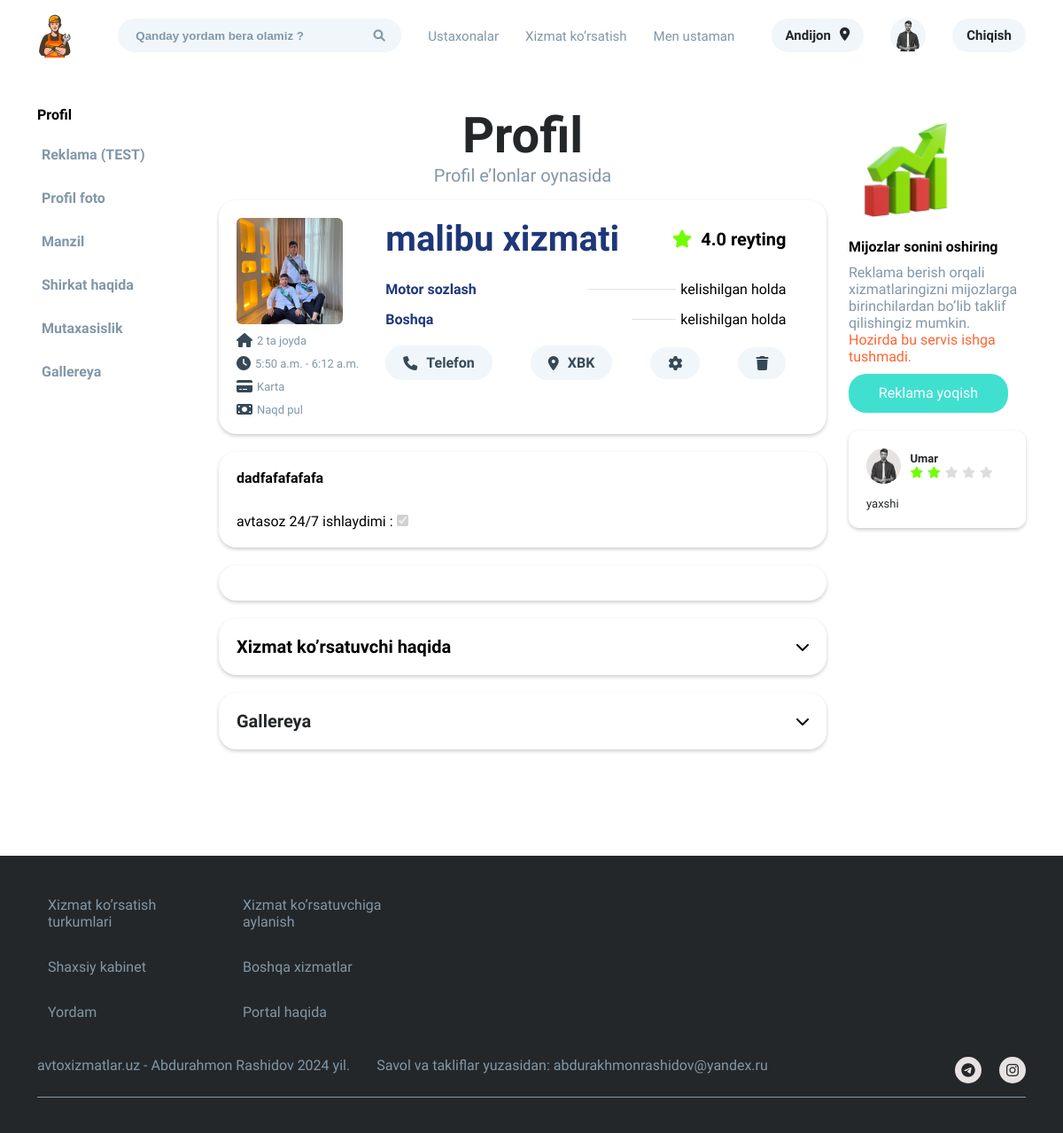
Page /users/profile/malibu-xizmati/ (signed in) on the committed database.
### Users/models.py (models this page shows, shortened)
class WorkshopProfile(models.Model):
    user = models.ForeignKey(User, on_delete=models.CASCADE, related_name='workshops')
    img = models.ImageField(upload_to='profile_images/',  blank=True)  # Profil rasmi
    company_name = models.CharField(max_length=255)  # Xizmat shirkat nomi
    slug = models.SlugField(max_length=255, unique=True)  # Xizmat shirkat nomi (slug)
    address = models.CharField(max_length=255)       # Manzil
    landmark = models.CharField(max_length=255)      # Mo’ljal
    phone1 = models.CharField(max_length=20)         # Telefon 1
    phone2 = models.CharField(max_length=20, blank=True, null=True)  # Telefon 2
    description = models.TextField()                 # Xizmatlar haqida
    services = models.ManyToManyField('ServiceType') # Xizmat turlari
    open_time = models.TimeField()                   # Ish boshlanishi
    close_time = models.TimeField()                  # Ish tugashi
    is_24_hours = models.BooleanField(default=False) # 24 soatmi
    work_days = models.CharField(max_length=100)     # Ish kunlari (json ko‘rinishda saqlansa bo'ladi)
    branch = models.ManyToManyField('self', blank=True, symmetrical=False, related_name='branches')  # Filiallar
    location_url = models.URLField(blank=True, null=True)  # Joylashuv URLsi
    def __str__(self):
        return self.company_name
    class Meta:
        verbose_name = 'Workshop Profile'
        verbose_name_plural = 'Workshop Profiles'
        ordering = ['company_name']
    def avg_rating(self):
        ratings = WorkshopRating.objects.filter(workshop=self)
        if ratings.exists():
            return round(sum(r.rating for r in ratings) / ratings.count(),2)
        return 0

class WorkshopRating(models.Model):
    workshop = models.ForeignKey(WorkshopProfile, on_delete=models.CASCADE)
    username = models.CharField(max_length=150, blank=True, null=True)
    rating = models.IntegerField()
    comment = models.TextField()

class ServiceType(models.Model):
    name = models.CharField(max_length=100)
    slug = models.SlugField(max_length=100, unique=True)
    maincategory = models.ForeignKey('MainService', on_delete=models.CASCADE, related_name='service_types',blank=True, null=True)  # Asosiy xizmat turi

### Users/views.py (the view, shortened to what this page needs)
# urls.py: path('profile/<slug:slug>/', views.profile_view, name='profile'),
@login_required
def profile_view(request, slug):
    workshop = get_object_or_404(WorkshopProfile, slug=slug, user=request.user)
    shop = WorkshopProfile.objects.filter(slug=slug)
    print(shop)
    gallery_form = GalleryForm()
    about_form = AboutWorkerForm()
    gallery_images = WorkshopGallary.objects.filter(workshop=workshop)
    abouts = AboutWorker.objects.filter(workshop=workshop)
    reviews = WorkshopRating.objects.filter(workshop=workshop).order_by('-id')
    context = {
        'gallery_form': gallery_form,
        'about_form': about_form,
        'gallery_images': gallery_images,
        'abouts': abouts,
        'workshop': shop,
        'reviews': reviews
    }
    return render(request, 'profile-details.html', context)

### Users/forms.py
class GalleryForm(forms.ModelForm):
    class Meta:
        model = WorkshopGallary
        fields = ['image']

class AboutWorkerForm(forms.ModelForm):
    class Meta:
        model = AboutWorker
        fields = ['about']
        widgets = {
            'about': forms.Textarea(attrs={'placeholder': "O'z haqingizda yozing"})
        }

### Users/context_processors.py (called while the page is built)
def categories_processor(request):
    categories = ServiceType.objects.all()
    return {'categories': categories}

### Users/templatetags/user_extras.py (called while the page is built)
@register.filter
def has_workshop(user):
    return user.workshops.exists()

### templates/profile-details.html (shortened to what this page needs)
{% extends 'base.html' %} {% load static %} {% load custom_filters %}
{% block title %}Profil{% endblock title %} {% block content %}
<main>
  <section>
    <div class="container">
      <div class="category__list">
        <div class="category__left">
          <p id="title" class="title">
            Profil
          </p>
          <ul id="list">
            <li>
              <a href="#">
                <p>Reklama (TEST)</p>
              </a>
            </li>
            <li>
              <a href="#">
                <p>Profil foto</p>
              </a>
            </li>
            <li>
              <a href="#">
                <p>Manzil</p>
              </a>
            </li>
            <li>
              <a href="#">
                <p>Shirkat haqida</p>
              </a>
            </li>
            <li>
              <a href="#">
                <p>Mutaxasislik</p>
              </a>
            </li>
            <li>
              <a href="#">
                <p>Gallereya</p>
              </a>
            </li>
          </ul>
        </div>
        <div class="category__items">
          <h2>Profil</h2>
          <p class="des">Profil e’lonlar oynasida</p>
          <div class="category__items__list">
            {% for profile in workshop %}
            <div class="item">
              <div class="item__left">
                <img src="{{ profile.img.url }}" alt="" />
                <ul>
                  <li>
                    <i class="fa-solid fa-house"></i>
                    <p>2 ta joyda</p>
                  </li>
                  <li>
                    <i class="fa-solid fa-clock"></i>
                    <p>{{ profile.open_time }} - {{ profile.close_time }}</p>
                  </li>
                  <li>
                    <i class="fa-solid fa-credit-card"></i>
                    <p>Karta</p>
                  </li>
                  <li>
                    <i class="fa-solid fa-money-bill"></i>
                    <p>Naqd pul</p>
                  </li>
                </ul>
              </div>
              <div class="item__right">
                <div class="item__right__top">
                  <div class="reting">
                    <div class="titles">
                      <h3>{{ profile.company_name }}</h3>
                      <b
                        ><span><i class="fa-solid fa-star"></i></span
                        >{{profile.avg_rating }} reyting</b
                      >
                    </div>
                  </div>
                  <div
                    class="categorys"
                    data-count="{{ profile.services.count }}"
                  >
                    <ul class="list1">
                      {% for service in profile.services.all %}
                      <li class="{% if forloop.counter > 2 %}hidden{% endif %}">
                        <a href="{% url 'main:category' service.slug %}"
                          >{{ service.name }}</a
                        >
                      </li>
                      {% endfor %}
                    </ul>
                    <ul class="list2">
                      {% for service in profile.services.all|slice:":2" %}
                      <li><span></span>kelishilgan holda</li>
                      {% endfor %}
                    </ul>
                  </div>
                </div>
                <div class="item__right__bottom">
                  <a href="tel:{{ profile.phone1 }}">
                    <i class="fa-solid fa-phone"></i>
                    Telefon
                  </a>
                  <a href="">
                    <i class="fa-solid fa-location-dot"></i>
                    {{ profile.address }}
                  </a>
                  <a href="{% url 'Users:settings' profile.slug %}">
                    <i class="fa-solid fa-gear"></i>
                  </a>
                  <a href="{% url 'Users:delete_workshop' profile.slug %}">
                    <i class="fa-solid fa-trash"></i>
                  </a>
                </div>
              </div>
            </div>
            <div class="item d-flex">
              <b><p>{{ profile.description }}</p></b>
              <p class="py-3">
                avtasoz 24/7 ishlaydimi : {% if profile.is_24_hours %}
                <input type="checkbox" checked disabled />
                {% else %}
                <input type="checkbox" disabled />
                {% endif %}
              </p>
            </div>
            <div class="item">
            </div>
            {% endfor %}
            <div class="detail__addres">
              <div id="info" class="title">
                <h3>Xizmat ko’rsatuvchi haqida</h3>
                <i id="info-icon" class="fa-solid fa-chevron-down"></i>
              </div>
            </div>
            <div class="profil__gallery">
              <div id="gallery" class="title">
                <h3>Gallereya</h3>
                <i id="gallery-icon" class="fa-solid fa-chevron-down"></i>
              </div>
            </div>
          </div>
        </div>
        <div class="category__right">
          <ul>
            <div>
              <img src="{% static './assets/img/category/up.png' %}" alt="" />
              <b>Mijozlar sonini oshiring</b>
              <p>
                Reklama berish orqali xizmatlaringizni mijozlarga birinchilardan
                bo’lib taklif qilishingiz mumkin.
                <span>Hozirda bu servis ishga tushmadi.</span>
              </p>
              <a href="/">Reklama yoqish</a>
            </div>
            {% for review in reviews %}
            <li class="revews">
              <div class="items">
                <img
                  src="{% static './assets/img/home/register1.png' %}"
                  alt=""
                />
                <div>
                  <p>{{ review.username }}</p>
                  <ul>
                    <li class="star-act"><i class="fa-solid fa-star"></i></li>
                    <li class="star-act"><i class="fa-solid fa-star"></i></li>
                    <li><i class="fa-solid fa-star"></i></li>
                    <li><i class="fa-solid fa-star"></i></li>
                    <li><i class="fa-solid fa-star"></i></li>
                  </ul>
                </div>
              </div>
              <p class="text">{{ review.comment }}</p>
            </li>
            {% endfor %}
          </ul>
        </div>
      </div>
    </div>
  </section>
</main>
{% endblock %}

### templates/profile-details.html (style rules this page uses)
.d-flex { display: flex; justify-content: space-between; flex-direction: column; }

### rows in the picture
WorkshopProfile: img (picture), open_time "5:50 a.m.", close_time "6:12 a.m.", company_name "malibu xizmati", avg_rating "4.0", address "XBK", description "dadfafafafafa"
ServiceType: name "Motor sozlash"
ServiceType: name "Boshqa"
WorkshopRating: username "Umar", comment "yaxshi"
